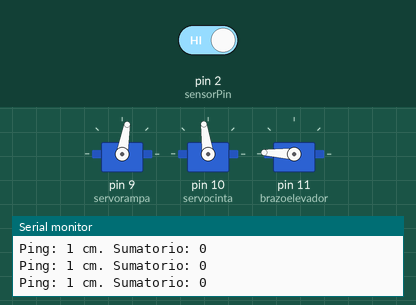
This sketch was run on a simulated Arduino Uno, built with avr-gcc and run on an emulated ATmega328P. Parts: 3 × servo, the last lines printed to the serial monitor. Inputs (shaded band) come from the test bench; at power-on: pin 2 (sensorPin) HIGH.

Above: at 1.2 s.
1.3 s: pin 2 (sensorPin) driven LOW
At 2.3 s:
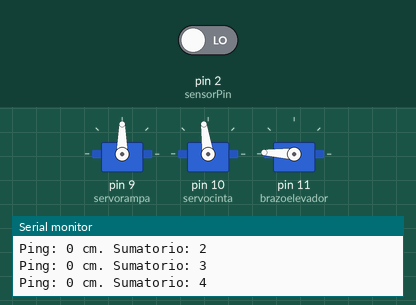
4.3 s: pin 2 (sensorPin) driven HIGH
At 6.1 s:
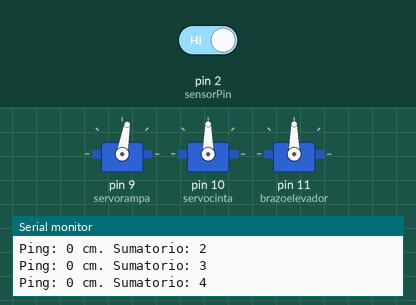
Timing chart, 0 to 7.9 s (numbered marks = the images above; inputs shaded):
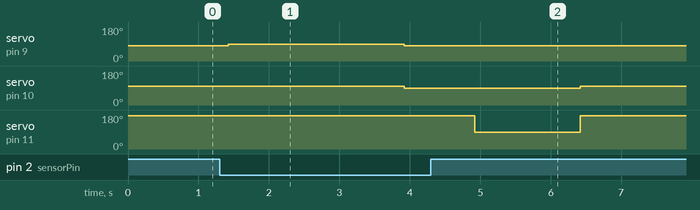

Measured:
- after the input at 1.3 s, servo on pin 9 (servorampa): 80° → 90° after 0.12 s, → 80° 2.5 s later; servo on pin 10 (servocinta): 98° → 90° after 2.6 s
- after the input at 4.3 s, servo on pin 9 (servorampa): stays 80° (without the input it goes to 90° after 2.2 s); servo on pin 10 (servocinta): goes on until 6.4 s, then stays 98°; servo on pin 11 (brazoelevador): goes on until 6.4 s, then stays 177°

The sketch:

_20201018_EXPUNI_sensorIR.ino
```cpp
#include <Servo.h>    // Librería control servo


// Declaración de los servos
// NOTA: servo rotación continua: ángulo 0 dirección izq, ángulo 180 dirección derecha
Servo servorampa;  // servo tracción rampa elevadora
Servo servocinta;  // servo tracción cinta transportadora
int velrampa = 90;   // velocidad de la rampa elevadora = 0
int velcinta = 90;   // velocidad de la cinta transportadora = 0
Servo brazoelevador; // servo brazo elevador
int brazoinicial; //Posición inicial del brazo
int brazofinal; // Posición final del brazo

// Sensor IR para piezas en la cinta transportadora
const int sensorPin = 2;
int medida;     //Medición del sensor
int sumatorio;  //Sumatorio de detecciones del sensor

// Inicialización de variables
void setup() {

    Serial.begin(9600);     // Monitor serie

    servorampa.attach(9);  // servo rampa elevadora
    servocinta.attach(10); // servo cinta transportadora
    brazoelevador.attach(11); // servo brazo elevador

    brazoinicial = 177;
    brazofinal = 90;
    brazoelevador.write(brazoinicial); // ponemos el brazo elevador en su posición inicial

    // Entrada del sensor IR
    pinMode(sensorPin , INPUT);  //definir pin como entrada
    sumatorio = 0;
}

void loop() {
   // rampa en marcha sentido hacia arriba
   velrampa = 80;
   servorampa.write(velrampa);

   //cinta transportadora sentido derecha
   velcinta = 98;
   servocinta.write(velcinta);

   // Detección de objeto en la cinta transportadora

  medida = digitalRead(sensorPin );  //lectura digital de pin
  if (medida == LOW)
    {
      sumatorio = sumatorio +1;
      }

  if (sumatorio > 4)
    {
      devolverpiezaalcircuito();
      }


  // **** SALIDA POR EL MONITOR SERIE PARA CONTROL
  Serial.print("Ping: ");
  Serial.print(medida);
  Serial.print(" cm. Sumatorio: ");
  Serial.println(sumatorio);

}

void devolverpiezaalcircuito()
  {

   //paramos la rampa
   velrampa = 90;
   servorampa.write(velrampa);
   //cinta transportadora unos segundos funcionando
   velcinta = 98;
   servocinta.write(velcinta);
   delay(2500);
   //paramos la cinta
   velcinta = 90;
   servocinta.write(velcinta);
   //ponemos en marcha la rampa de nuevo
   velrampa = 80;
   servorampa.write(velrampa);
   delay(1000);
   //movemos el brazo elevador para devolver la pieza al circuito
   brazoelevador.write(brazofinal);
   delay(1500);
   brazoelevador.write(brazoinicial);
   //ponemos el contador del detector a cero
   sumatorio = 0;
  }
```
